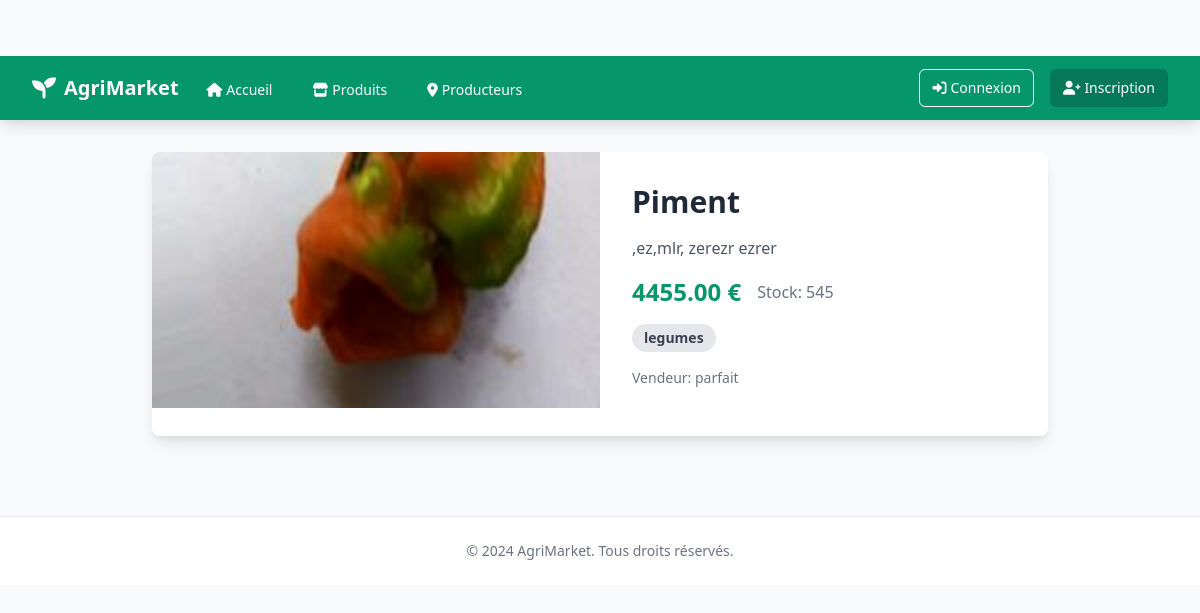
Page /product/1 on the committed database.
### app/models/product.py (models this page shows, shortened)
class Product(db.Model):
    id = db.Column(db.Integer, primary_key=True)
    name = db.Column(db.String(100), nullable=False)
    description = db.Column(db.Text, nullable=False)
    price = db.Column(db.Float, nullable=False)
    stock = db.Column(db.Integer, nullable=False)
    category = db.Column(db.String(50), nullable=False)
    image_path = db.Column(db.String(255))
    created_at = db.Column(db.DateTime, default=datetime.utcnow)
    updated_at = db.Column(db.DateTime, default=datetime.utcnow, onupdate=datetime.utcnow)
    seller_id = db.Column(db.Integer, db.ForeignKey('user.id'), nullable=False)
    seller = db.relationship('User', backref=db.backref('products', lazy=True))
    def get_image_url(self):
        if self.image_path:
            return self.image_path
        return None

### app/models/user.py (models this page shows, shortened)
class User(UserMixin, db.Model):
    id = db.Column(db.Integer, primary_key=True)
    username = db.Column(db.String(80), unique=True, nullable=False)
    email = db.Column(db.String(120), unique=True, nullable=False)
    password_hash = db.Column(db.String(128))
    user_type = db.Column(db.String(20), nullable=False, default='client')  # 'client' ou 'vendeur'
    is_active = db.Column(db.Boolean, default=True)
    created_at = db.Column(db.DateTime, default=datetime.utcnow)
    last_login = db.Column(db.DateTime)

### app/controllers/product_controller.py (the view)
@product_bp.route('/product/<int:id>')
def product_detail(id):
    product = Product.query.get_or_404(id)
    return render_template('products/detail.html', product=product)

### app/templates/products/detail.html (shortened to what this page needs)
{% extends "base.html" %} {% block content %}
<div class="container mx-auto px-4 py-8">
  <div class="max-w-4xl mx-auto bg-white rounded-lg shadow-lg overflow-hidden">
    <div class="md:flex">
      <div class="md:w-1/2">
        {% if product.get_image_url() %}
        <img
          src="{{ url_for('static', filename='uploads/' + product.get_image_url()) }}"
          alt="{{ product.name }}"
          class="w-full h-64 object-cover"
        />
        {% else %}
        <div class="w-full h-64 bg-gray-200 flex items-center justify-center">
          <i class="fas fa-image text-gray-400 text-4xl"></i>
        </div>
        {% endif %}
      </div>
      <div class="p-8 md:w-1/2">
        <h1 class="text-3xl font-bold text-gray-800 mb-4">
          {{ product.name }}
        </h1>
        <p class="text-gray-600 mb-4">{{ product.description }}</p>
        <div class="flex items-center mb-4">
          <span class="text-2xl font-bold text-green-600"
            >{{ "%.2f"|format(product.price) }} €</span
          >
          <span class="ml-4 text-gray-500">Stock: {{ product.stock }}</span>
        </div>
        <div class="mb-4">
          <span
            class="inline-block bg-gray-200 rounded-full px-3 py-1 text-sm font-semibold text-gray-700"
          >
            {{ product.category }}
          </span>
        </div>
        <div class="mb-4">
          <p class="text-sm text-gray-500">
            Vendeur: {{ product.seller.username }}
          </p>
        </div>
      </div>
    </div>
  </div>
</div>
{% endblock %}

### app/templates/base.html (style rules this page uses)
body { padding-top: 56px; }

### rows in the picture
Product: image_path (picture), name "Piment", description ",ez,mlr, zerezr ezrer", price "4455.00", stock "545", category "legumes"
User: seller.username "parfait"
